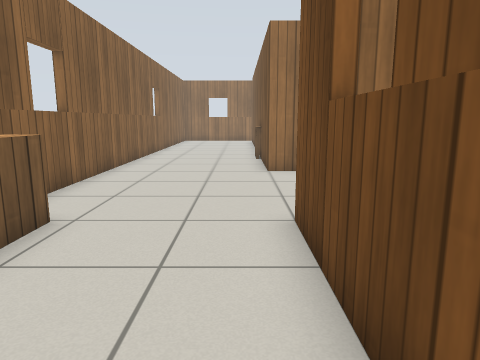
view 1 (above)

16 first-person views from a walk through a world built for the Gazebo simulator. The camera is 0.9 m above the floor, tilts 10° down and sees 70° across. The floor is counted in squares, 0.5 m on a side. Each view is taken from the middle of a square. On the plan, view 1 faces up. The plan holds only what a view shows up to about 17 squares ahead; the rest is blank. The place goes on beyond the plan. Simple patterns stand in for the simulator's built-in surfaces. Simple shapes stand in for some stock models.

view 2
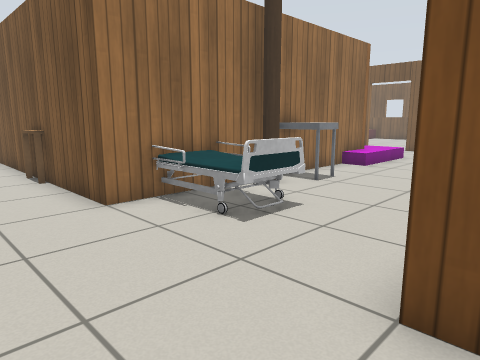

view 3
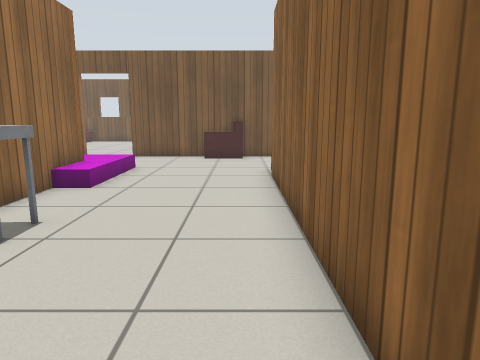

view 4
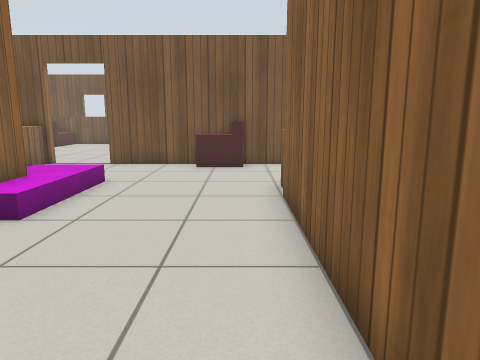

view 5
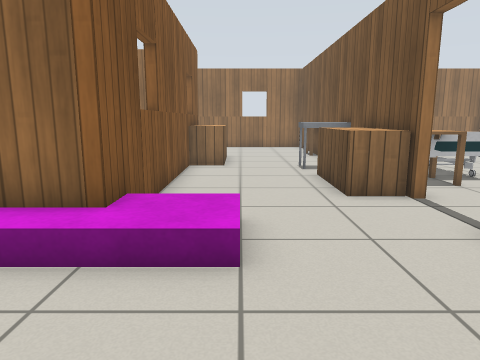

view 6
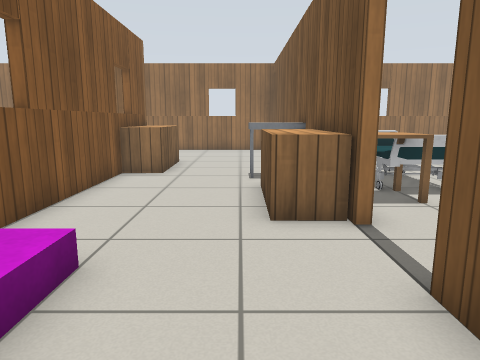

view 7
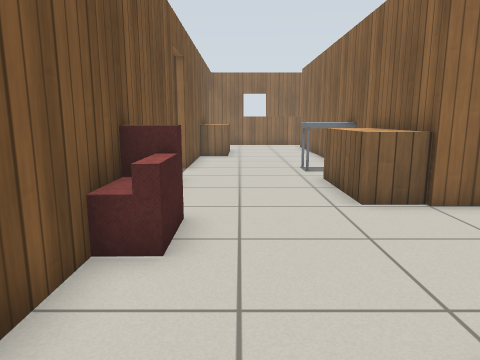

view 8
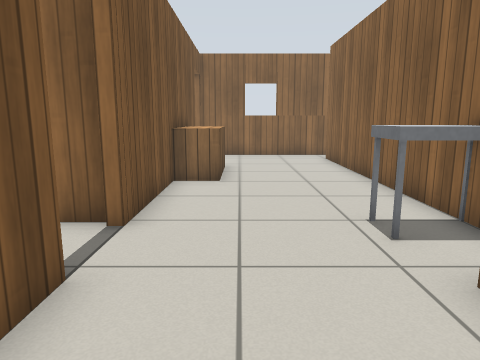

view 9
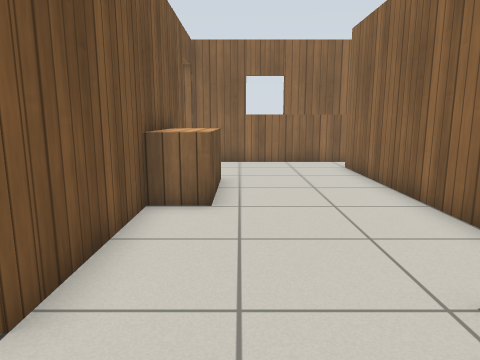

view 10
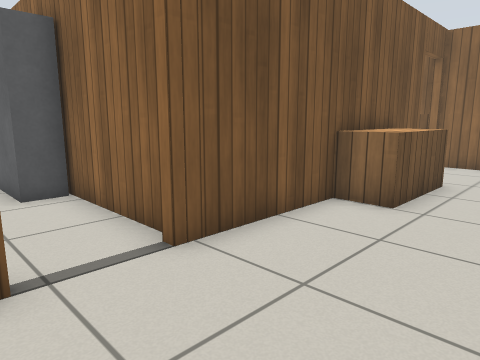

view 11
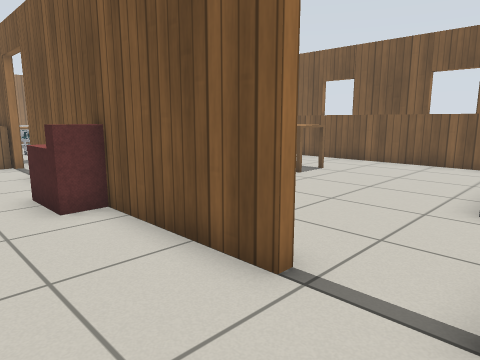

view 12
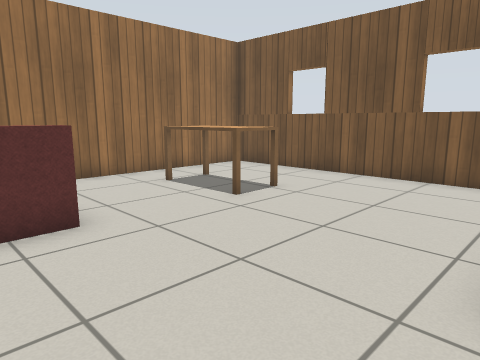

view 13
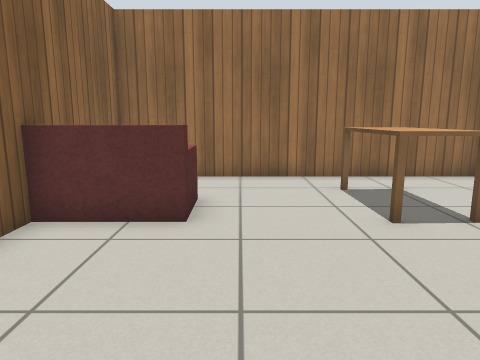

view 14
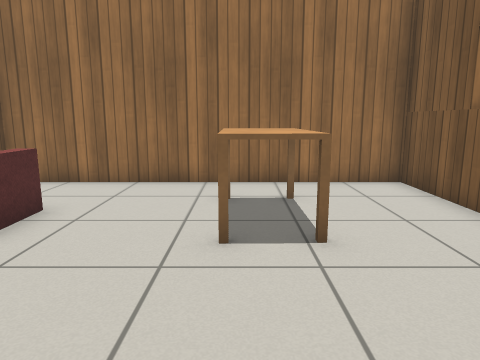

view 15
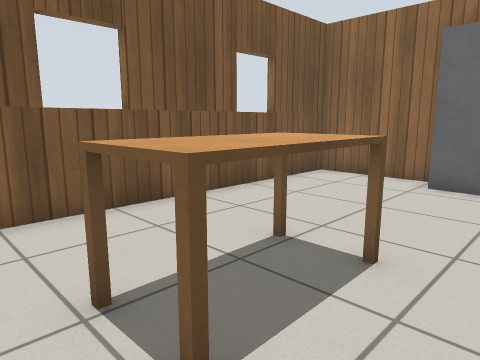

view 16
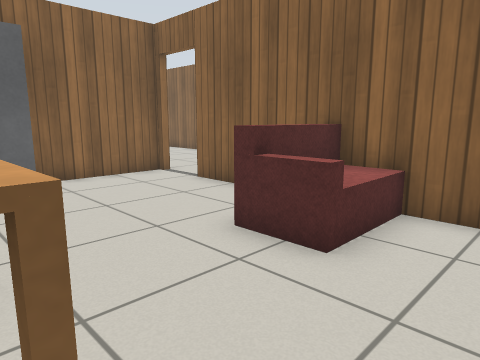

### Floor plan
Ten units are one square. View 1 is at (0, 0); x grows to the right and y downward. Boxes are objects, and circles mark ways between rooms. Rooms are numbered by the first view taken in them; rooms with no view inside come last. Other rooms are left out.
<svg viewBox="-52 -220 364 342">
<path fill="none" stroke="#000" d="M32 -60 130 -60 130 -55M64 -120 44 -120M25 -120 10 -120 10 -155M10 -12 10 -60M116 -120 74 -120M10 -165 10 -215M190 -56 190 -66M190 -84 190 -124M-47 -175 -47 -67M130 -205 130 -124M190 -147 190 -196M190 -205 190 -215M124 117 136 117M190 -24 190 -56M130 -26 130 100M190 95 190 -4M136 117 190 117M193 -66 193 -24M270 -1 307 -1 307 -118 193 -118 193 -84M192 -1 239 -1"/>
<rect x="-45" y="-65" width="20" height="20" fill="#bbb"><title>bench</title></rect>
<rect x="15" y="-125" width="30" height="40" fill="#bbb"><title>bed</title></rect>
<rect x="55" y="-115" width="10" height="10" fill="#bbb"><title>pole</title></rect>
<rect x="65" y="-125" width="20" height="20" fill="#bbb"><title>cart</title></rect>
<rect x="105" y="-135" width="50" height="30" fill="#bbb"><title>magenta box</title></rect>
<rect x="125" y="-215" width="20" height="10" fill="#bbb"><title>bench</title></rect>
<rect x="165" y="-205" width="30" height="20" fill="#bbb"><title>cart</title></rect>
<rect x="175" y="-185" width="10" height="40" fill="#bbb"><title>bench</title></rect>
<rect x="125" y="-65" width="20" height="40" fill="#bbb"><title>bench</title></rect>
<rect x="135" y="-15" width="20" height="20" fill="#bbb"><title>cart</title></rect>
<rect x="175" y="35" width="10" height="40" fill="#bbb"><title>bench</title></rect>
<rect x="175" y="-95" width="50" height="30" fill="#bbb"><title>sofa</title></rect>
<rect x="235" y="-15" width="40" height="10" fill="#bbb"><title>wardrobe</title></rect>
<rect x="255" y="-105" width="20" height="40" fill="#bbb"><title>table</title></rect>
<circle cx="130" cy="110" r="3" fill="#2a7"/>
<circle cx="160" cy="-60" r="3" fill="#2a7"/>
<circle cx="190" cy="-15" r="3" fill="#2a7"/>
<text x="50" y="-70">1</text>
<text x="160" y="30">2</text>
<text x="250" y="-60">3</text>
</svg>
Room 1 opens to room 2. Room 2 opens to room 3.

Where each view was taken, in squares from view 1:
view 1: 0 up, 0 right, facing up
view 2: 5 up, 2 left, facing up-right
view 3: 7 up, 2 right, facing right
view 4: 7 up, 5 right, facing right
view 5: 7 up, 15 right, facing up
view 6: 9 up, 17 right, facing up
view 7: 13 up, 17 right, facing down
view 8: 6 up, 17 right, facing down
view 9: 3 up, 17 right, facing down
view 10: 3 up, 15 right, facing down-right
view 11: 0 up, 16 right, facing up-right
view 12: 1 up, 20 right, facing up-right
view 13: 1 up, 23 right, facing up
view 14: 2 up, 26 right, facing up
view 15: 11 up, 24 right, facing down-right
view 16: 11 up, 26 right, facing down-left
